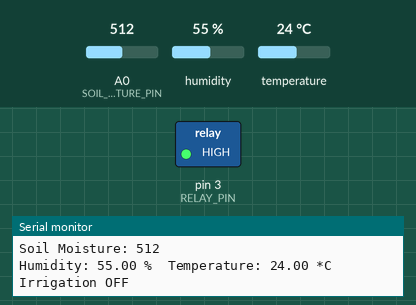
Simulated run of this sketch. Board: Arduino Uno, built with avr-gcc and run on an emulated ATmega328P. On the bench: switched loads named in the sketch (green lamp = pin HIGH), the last lines printed to the serial monitor. The inputs (shaded band) are chosen by the test bench; at power-on: A0 (SOIL_MOISTURE_PIN) = 512, humidity 55 %, temperature 24 °C.

Above: at 2.8 s.
2.9 s: A0 (SOIL_MOISTURE_PIN) set to 691
5.6 s: A0 (SOIL_MOISTURE_PIN) set to 712
At 6.9 s:
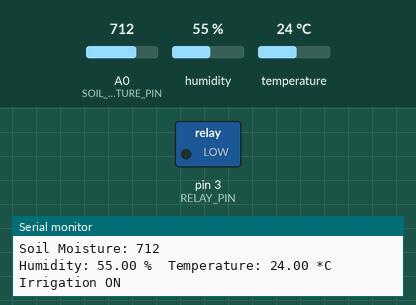
8.3 s: A0 (SOIL_MOISTURE_PIN) set to 690
At 10.6 s:
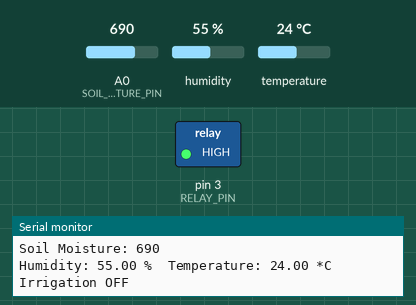
11.6 s: A0 (SOIL_MOISTURE_PIN) set to 710
At 13.1 s:
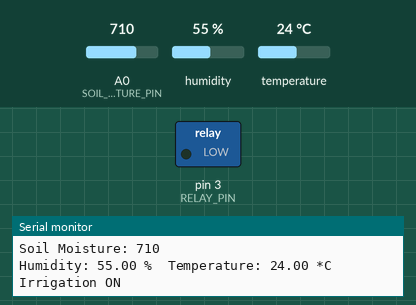
Timing chart, 0 to 14.6 s (numbered marks = the images above; inputs shaded):
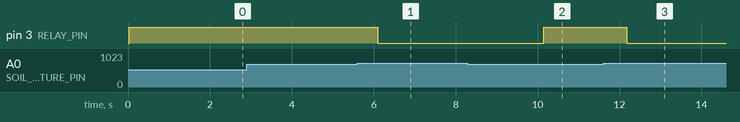

The sketch:

1873-_Smart_Greenhouse_System.ino
```cpp
#include <DHT.h>

#define DHTPIN 2
#define DHTTYPE DHT11
#define SOIL_MOISTURE_PIN A0
#define RELAY_PIN 3

DHT dht(DHTPIN, DHTTYPE);

void setup() {
  Serial.begin(9600);
  dht.begin();
  pinMode(RELAY_PIN, OUTPUT);
}

void loop() {
  // Read soil moisture
  int soilMoistureValue = analogRead(SOIL_MOISTURE_PIN);
  Serial.print("Soil Moisture: ");
  Serial.println(soilMoistureValue);

  // Read temperature and humidity
  float h = dht.readHumidity();
  float t = dht.readTemperature();
  Serial.print("Humidity: ");
  Serial.print(h);
  Serial.print(" %\t");
  Serial.print("Temperature: ");
  Serial.print(t);
  Serial.println(" *C ");

  // Control irrigation based on soil moisture
  if (soilMoistureValue > 700) { // Adjust threshold as necessary
    digitalWrite(RELAY_PIN, LOW);
    Serial.println("Irrigation ON");
  } else {
    digitalWrite(RELAY_PIN, HIGH);
    Serial.println("Irrigation OFF");
  }

  delay(2000); // Delay between readings
}
```

Measured:
- the behaviour switches between 700 and 701 on A0 (SOIL_MOISTURE_PIN) (found by bisection; images 0 and 1)
- after the input at 5.6 s, pin 3 (RELAY_PIN): HIGH → LOW after 0.50 s
- after the input at 8.3 s, pin 3 (RELAY_PIN): LOW → HIGH after 1.8 s
- after the input at 11.6 s, pin 3 (RELAY_PIN): HIGH → LOW after 0.57 s
